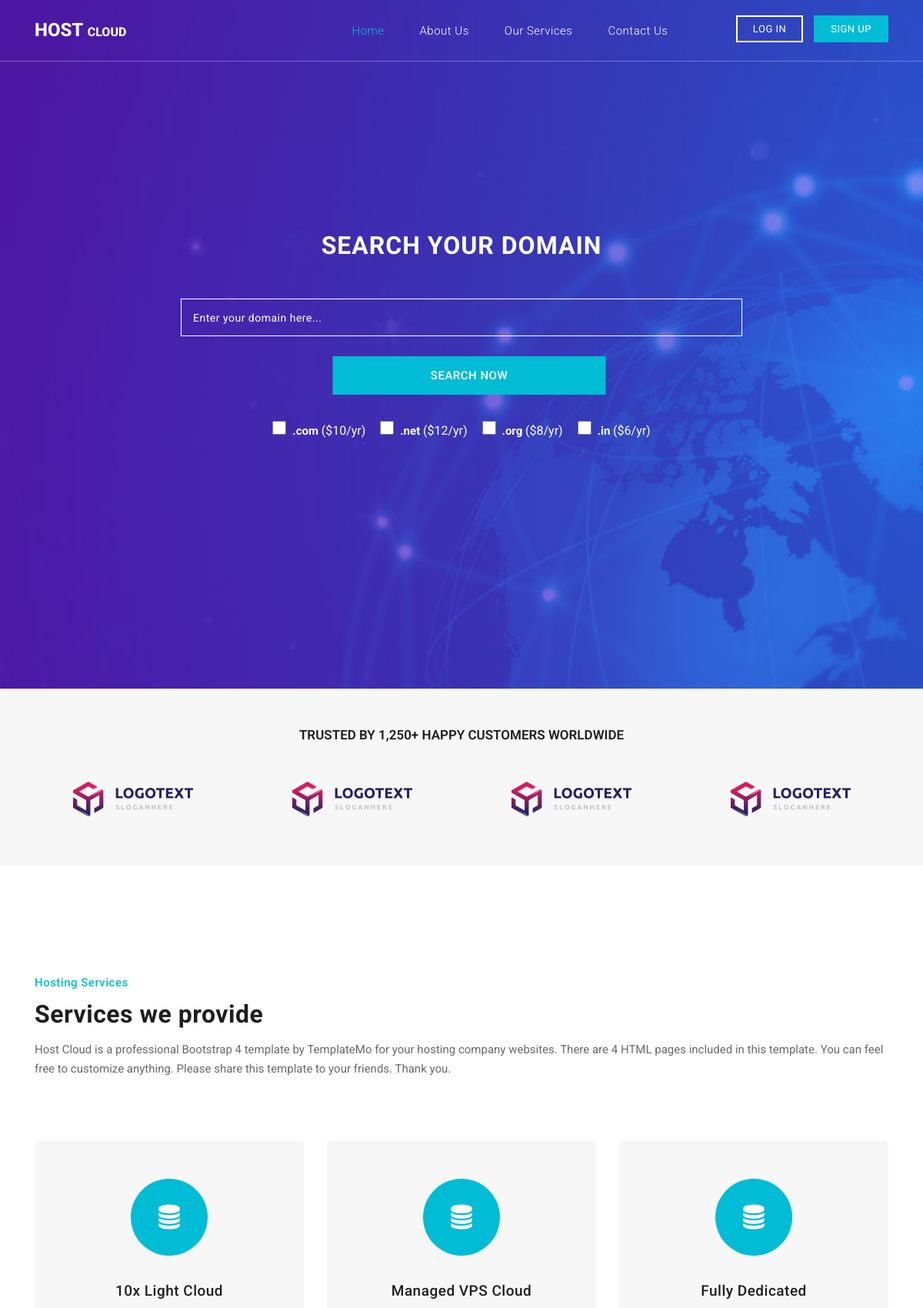
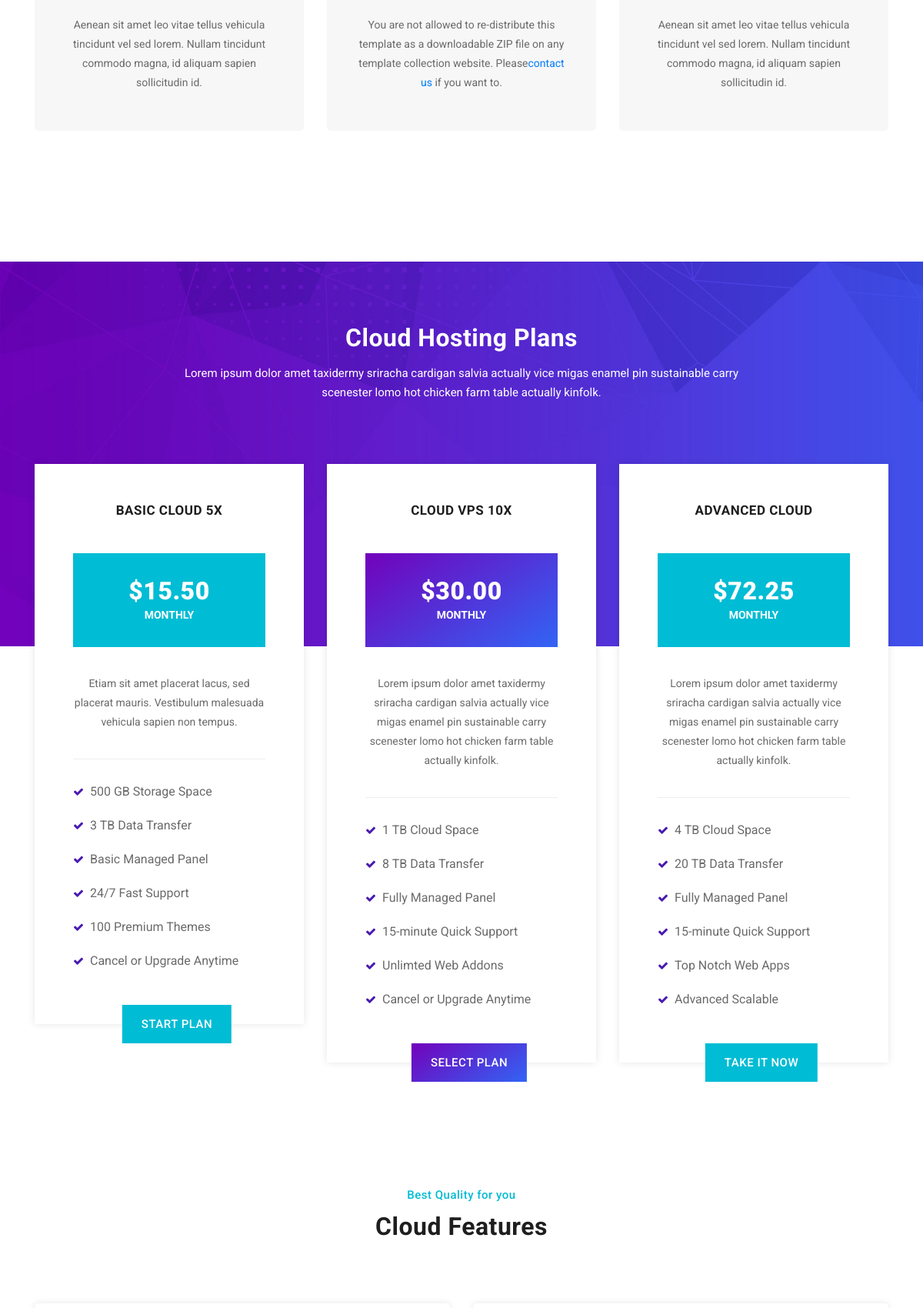
The page / (upper part) on the database its author committed (2 pictures, top to bottom).
### app/models.py (models this page shows, shortened)
class TrustedMain(models.Model):
    title = models.CharField(max_length=255)
    class Meta:
        verbose_name = "Trusted Main"
        verbose_name_plural = "Trusted Main"

class Trusted(models.Model):
    title = models.CharField(max_length=255)
    image = models.ImageField(upload_to="trusted")
    class Meta:
        verbose_name = "Trusted"
        verbose_name_plural = "Trusted"

class HostingMain(models.Model):
    tag = models.CharField(max_length=255)
    title = models.CharField(max_length=255, blank=True, null=True)
    description = models.CharField(max_length=255, blank=True, null=True)
    class Meta:
        verbose_name = "Hosting Main"
        verbose_name_plural = "Hosting Main"

class HostingServices(models.Model):
    title = models.CharField(max_length=255)
    description = models.CharField(max_length=255)
    class Meta:
        verbose_name = "Hosting Services"
        verbose_name_plural = "Hosting Services"

class HostingService1(models.Model):
    title = models.CharField(max_length=255)
    description1 = models.CharField(max_length=255)
    description2 = models.CharField(max_length=255)
    description3 = models.CharField(max_length=255)
    link_url = models.URLField(max_length=200, blank=True, null=True)
    class Meta:
        verbose_name = "Hosting Service1"
        verbose_name_plural = "Hosting Service1"

class CloudMain(models.Model):
    title = models.CharField(max_length=255)
    description = models.CharField(max_length=255)
    class Meta:
        verbose_name = "Cloud Main"
        verbose_name_plural = "Cloud Main"

class CloudPlans(models.Model):
    title = models.CharField(max_length=255)
    description = models.CharField(max_length=255)
    price = models.CharField(max_length=40, blank=True, null=True)
    duration = models.CharField(max_length=255)
    space = models.CharField(max_length=255)
    transfer = models.CharField(max_length=255)
    panel = models.CharField(max_length=255)
    support = models.CharField(max_length=255)
    type = models.CharField(max_length=255)
    upgrading = models.CharField(max_length=255)
    button_name = models.CharField(max_length=255, blank=True, null=True)
    class Meta:
        verbose_name = "Cloud Plan"
        verbose_name_plural = "Cloud Plans"

class FeaturesMain(models.Model):
    tag = models.CharField(max_length=255)
    title = models.CharField(max_length=255)
    class Meta:
        verbose_name = "Feutares Main"
        verbose_name_plural = "Feutares Main"

### app/views.py (the view)
# urls.py: path("", views.index, name = "index"),
def index(request):
    context = {
          "header_text": HeaderText.objects.all(),
          "footer_text": FooterText.objects.all().first(),
          "trusted_main": TrustedMain.objects.all().first(),
          "trusted": Trusted.objects.all(),
          "hosting_main": HostingMain.objects.all().first(),
          "hosting_services": HostingServices.objects.all(),
          "hosting_service1": HostingService1.objects.all().first(),
          "cloud_main":  CloudMain.objects.all().first(),
          "cloud_plans": CloudPlans.objects.all(),
          "features_main": FeaturesMain.objects.all().first(),
          "features_blocks": FeaturesBlocks.objects.all(),
          "testimonials": Testimonials.objects.all().first(),
          "testimonials_blocks": TestimonialsBlocks.objects.all(),
          "footer_names": FooterNames.objects.all(),
          "about_us": AboutUs.objects.all().first(),
          "hosting_plans": HostingPlans.objects.all(),
          "useful_links": UsefulLinks.objects.all(),
          "more_information": MoreInformation.objects.all()
      }
    return render(request,"home.html" , context)

### app/templates/home.html (shortened to what this page needs)
{% extends "base.html" %}
{% load static %}
{% block home_template %}
      <div class="banner">
        <div class="container">
          <div class="row">
            <div class="col-md-8 offset-md-2">
              <div class="header-text caption">
                <h2>Search your domain</h2>
                <div id="search-section">
                    <form id="suggestion_form" name="gs" method="get" action="#">
                  <div class="searchText">
                    <input type="text" name="q" class="searchText" placeholder="Enter your domain here..." autocomplete="on">
                    <ul>
                      <li><label><input type="checkbox" name="ext_com" value="1"><span>.com <em>($10/yr)</em></span></label></li>
                      <li><label><input type="checkbox" name="ext_net" value="1"><span>.net <em>($12/yr)</em></span></label></li>
                      <li><label><input type="checkbox" name="ext_org" value="1"><span>.org <em>($8/yr)</em></span></label></li>
                      <li><label><input type="checkbox" name="ext_in" value="1"><span>.in <em>($6/yr)</em></span></label></li>
                    </ul>
                  </div>
                      <input type="submit" name="results" class="main-button" value="Search Now">
                   </form>
                </div>
              </div>
            </div>
          </div>
        </div>
      </div>
      <div class="trusted-section">
        <div class="container">
          <div class="row">
            <div class="col-md-12">
              <div class="trusted-section-heading">
                <h4>{{trusted_main.title}}</h4>
              </div>
            </div>
            <div class="col-md-12">
              <div class="owl-trusted owl-carousel">
                {% for t in trusted %}
                  <div class="trusted-item">
                    <img src="{{t.image.url}}" alt="{{t.title}}">
                  </div>
                {% endfor %}
              </div>
            </div>
          </div>
        </div>
      </div>
      <div class="services-section">
        <div class="container">
          <div class="row">
            <div class="col-md-12">
              <div class="section-heading">
                <span>{{hosting_main.tag}}</span>
                <h2>{{hosting_main.title}}</h2>
                <p>{{hosting_main.description}}</p>
              </div>
            </div>
            <div class="col-md-4 col-sm-6 col-xs-12">
              <div class="service-item">
                <i class="fa fa-database"></i>
                <h4>{{hosting_services.0.title}}</h4>
                <p>{{hosting_services.0.description}}</p>
              </div>
            </div>
            <div class="col-md-4 col-sm-6 col-xs-12">
              <div class="service-item">
                <i class="fa fa-database"></i>
                <h4>{{hosting_service1.title}}</h4>
                <p>{{hosting_service1.description1}}<a rel="nofollow" href="{{hosting_service1.link_url}}" target="_parent">{{hosting_service1.description2}}</a> {{hosting_service1.description3}}</p>
              </div>
            </div>
            <div class="col-md-4 col-sm-6 col-xs-12">
              <div class="service-item">
                <i class="fa fa-database"></i>
                <h4>{{hosting_services.1.title}}</h4>
                <p>{{hosting_services.1.description}}</p>
              </div>
            </div>
          </div>
        </div>
      </div>
      <div class="pricing-section">
        <div class="background-image-pricing">
        </div>
        <div class="container">
          <div class="row">
            <div class="col-md-8 offset-md-2">
              <div class="section-heading">
                <h2>{{cloud_main.title}}</h2>
                <p>{{cloud_main.description}}</p>
              </div>
            </div>
            <div class="col-md-4 col-sm-6 col-xs-12">
              <div class="pricing-item">
                <h4>{{cloud_plans.0.title}}</h4>
                <div class="price">
                  <h6>{{cloud_plans.0.price}}</h6>
                  <span>{{cloud_plans.0.duration}}</span>
                </div>
                <p>{{cloud_plans.0.description}}</p>
                <div class="dev"></div>
                <ul>
                  <li><i class="fa fa-check"></i>{{cloud_plans.0.space}}</li>
                  <li><i class="fa fa-check"></i>{{cloud_plans.0.transfer}}</li>
                  <li><i class="fa fa-check"></i>{{cloud_plans.0.panel}}</li>
                  <li><i class="fa fa-check"></i>{{cloud_plans.0.support}}</li>
                  <li><i class="fa fa-check"></i>{{cloud_plans.0.type}}</li>
                  <li><i class="fa fa-check"></i>{{cloud_plans.0.upgrading}}</li>
                </ul>
                <a href="#" class="main-button">{{cloud_plans.0.button_name}}</a>
              </div>
            </div>
            <div class="col-md-4 col-sm-6 col-xs-12">
              <div class="pricing-item">
                <h4>{{cloud_plans.1.title}}</h4>
                <div class="price price-gradient">
                  <h6>{{cloud_plans.1.price}}</h6>
                  <span>{{cloud_plans.1.duration}}</span>
                </div>
                <p>{{cloud_main.description}}</p>
                <div class="dev"></div>
                <ul>
                  <li><i class="fa fa-check"></i>{{cloud_plans.1.space}}</li>
                  <li><i class="fa fa-check"></i>{{cloud_plans.1.transfer}}</li>
                  <li><i class="fa fa-check"></i>{{cloud_plans.1.panel}}</li>
                  <li><i class="fa fa-check"></i>{{cloud_plans.1.support}}</li>
                  <li><i class="fa fa-check"></i>{{cloud_plans.1.type}}</li>
                  <li><i class="fa fa-check"></i>{{cloud_plans.1.upgrading}}</li>
                </ul>
                <a href="#" class="gradient-button">{{cloud_plans.1.button_name}}</a>
              </div>
            </div>
            <div class="col-md-4 col-sm-6 col-xs-12">
              <div class="pricing-item">
                <h4>{{cloud_plans.2.title}}</h4>
                <div class="price">
                  <h6>{{cloud_plans.2.price}}</h6>
                  <span>{{cloud_plans.2.duration}}</span>
                </div>
                <p>{{cloud_main.description}}</p>
                <div class="dev"></div>
                <ul>
                  <li><i class="fa fa-check"></i>{{cloud_plans.2.space}}</li>
                  <li><i class="fa fa-check"></i>{{cloud_plans.2.transfer}}</li>
                  <li><i class="fa fa-check"></i>{{cloud_plans.2.panel}}</li>
                  <li><i class="fa fa-check"></i>{{cloud_plans.2.support}}</li>
                  <li><i class="fa fa-check"></i>{{cloud_plans.2.type}}</li>
                  <li><i class="fa fa-check"></i>{{cloud_plans.2.upgrading}}</li>
                </ul>
                <a href="#" class="main-button">{{cloud_plans.2.button_name}}</a>
              </div>
            </div>
          </div>
        </div>
      </div>
      <div class="features-section">
        <div class="container">
          <div class="row">
            <div class="col-md-12">
              <div class="section-heading">
                <span>{{features_main.tag}}</span>
                <h2>{{features_main.title}}</h2>
              </div>
            </div>
            {% for blocks in features_blocks %}
              <div class="col-md-6">
                <div class="feature-item">
                </div>
              </div>
            {% endfor %}
          </div>
        </div>
      </div>
{% endblock %}

### rows shown on the page
TrustedMain: title "TRUSTED BY 1,250+ HAPPY CUSTOMERS WORLDWIDE"
Trusted: image (picture)
Trusted: image (picture)
Trusted: image (picture)
Trusted: image (picture)
HostingMain: tag "Hosting Services", title "Services we provide", description "Host Cloud is a professional Bootstrap 4 template by TemplateMo for your hosting company websites. There are 4 HTML pages included in this template. You can feel free to customize anything. Please share this template to your friends. Thank you."
HostingServices: title "10x Light Cloud", description "Aenean sit amet leo vitae tellus vehicula tincidunt vel sed lorem. Nullam tincidunt commodo magna, id aliquam sapien sollicitudin id."
HostingService1: title "Managed VPS Cloud", description1 "You are not allowed to re-distribute this template as a downloadable ZIP file on any template collection website. Please", description2 "contact us", description3 "if you want to."
HostingServices: title "Fully Dedicated", description "Aenean sit amet leo vitae tellus vehicula tincidunt vel sed lorem. Nullam tincidunt commodo magna, id aliquam sapien sollicitudin id."
CloudMain: title "Cloud Hosting Plans", description "Lorem ipsum dolor amet taxidermy sriracha cardigan salvia actually vice migas enamel pin sustainable carry scenester lomo hot chicken farm table actually kinfolk."
CloudPlans: title "BASIC CLOUD 5X", price "$15.50", duration "MONTHLY", description "Etiam sit amet placerat lacus, sed placerat mauris. Vestibulum malesuada vehicula sapien non tempus.", space "500 GB Storage Space", transfer "3 TB Data Transfer", panel "Basic Managed Panel", support "24/7 Fast Support", type "100 Premium Themes", upgrading "Cancel or Upgrade Anytime", button_name "START PLAN"
CloudPlans: title "CLOUD VPS 10X", price "$30.00", duration "MONTHLY", space "1 TB Cloud Space", transfer "8 TB Data Transfer", panel "Fully Managed Panel", support "15-minute Quick Support", type "Unlimted Web Addons", upgrading "Cancel or Upgrade Anytime", button_name "SELECT PLAN"
CloudPlans: title "ADVANCED CLOUD", price "$72.25", duration "MONTHLY", space "4 TB Cloud Space", transfer "20 TB Data Transfer", panel "Fully Managed Panel", support "15-minute Quick Support", type "Top Notch Web Apps", upgrading "Advanced Scalable", button_name "TAKE IT NOW"
FeaturesMain: tag "Best Quality for you", title "Cloud Features"
